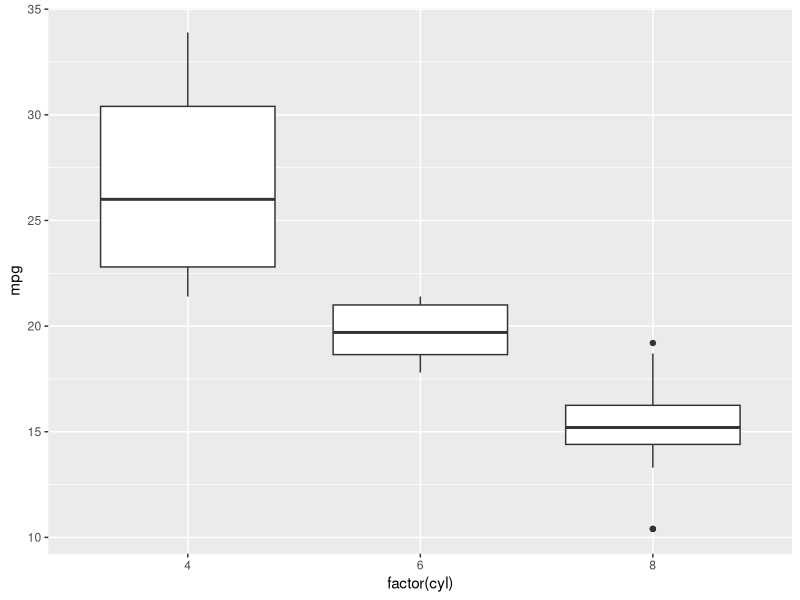
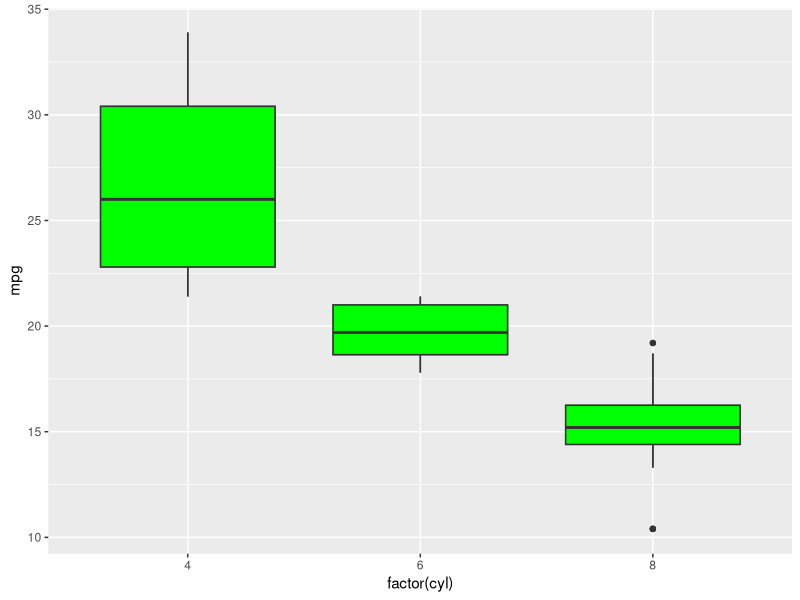
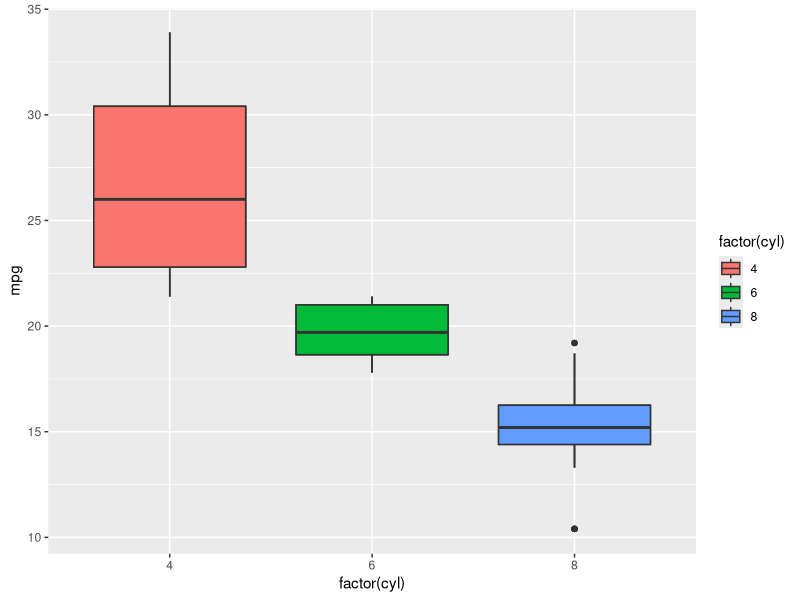
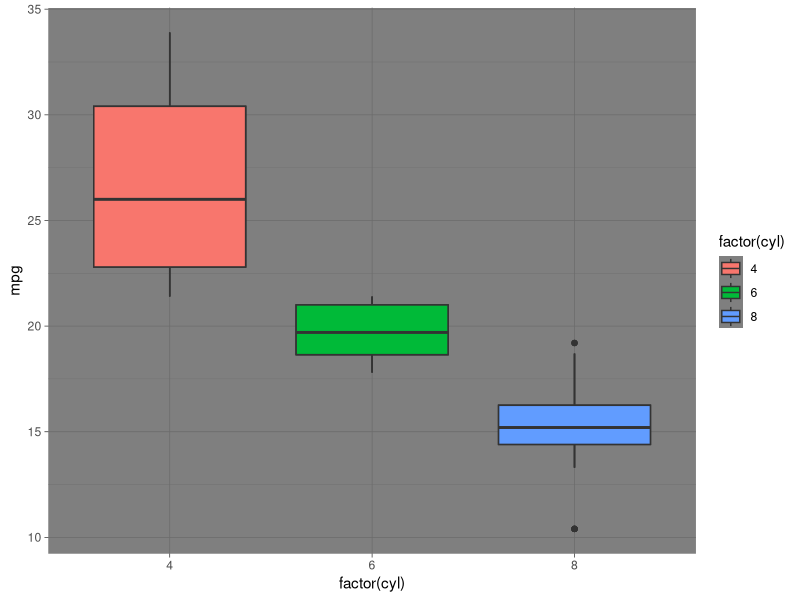
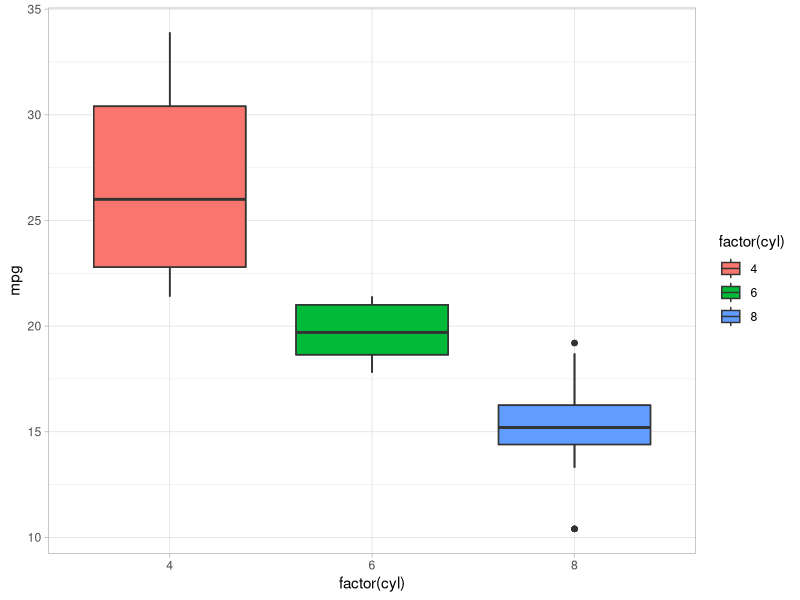

Write R code to recreate these figures, in order.
# boxplots
library(ggplot2)
datos <- mtcars
head(datos)

grafico <- ggplot(datos, aes(x = factor(cyl), y = mpg))
grafico <- grafico + geom_boxplot()
print(grafico)

grafico <- grafico + geom_boxplot(fill = 'green')
print(grafico)

grafico <- grafico + geom_boxplot(aes(fill = factor(cyl)))
print(grafico)

grafico <- grafico + theme_dark()
print(grafico)

grafico <- grafico + theme_light()
print(grafico)
